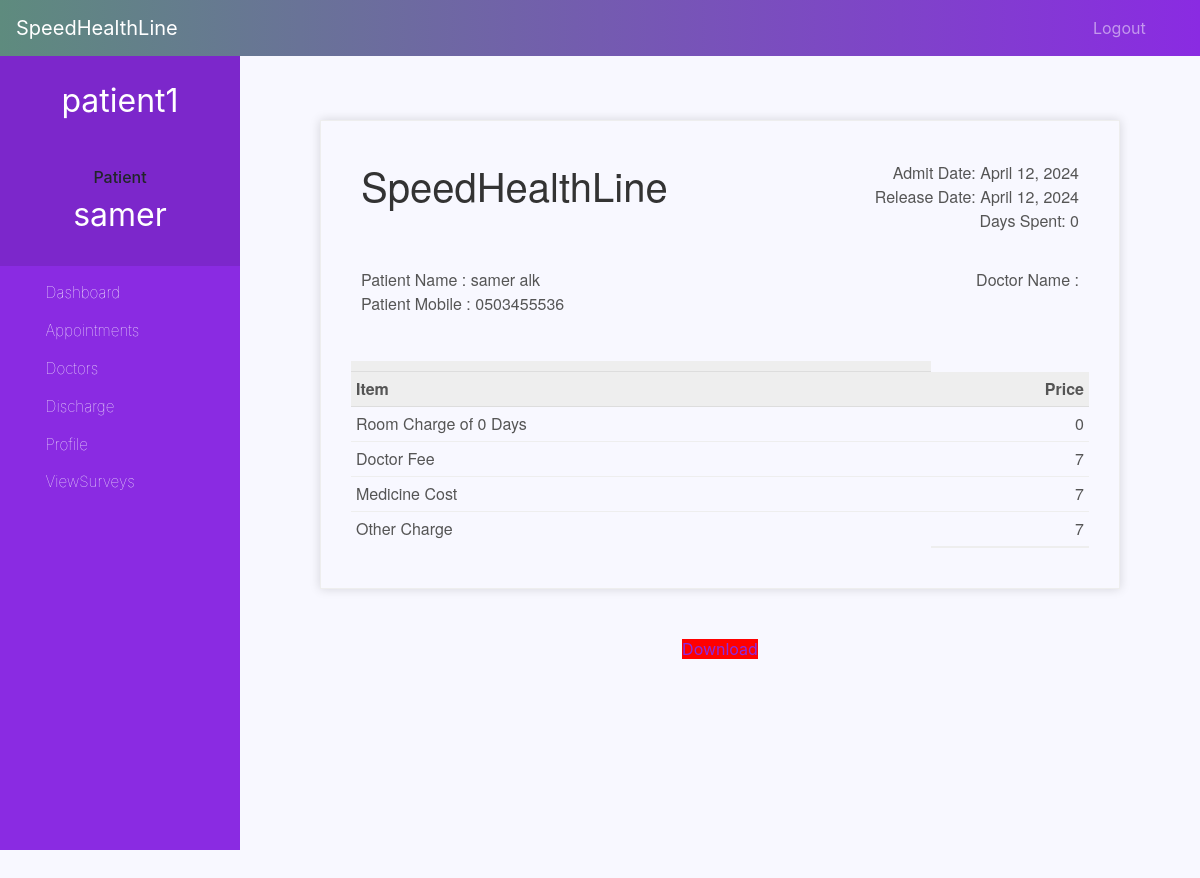
Screenshot of /patient-discharge (signed in) with the database file from the repository.
### core/models.py (models this page shows, shortened)
class Patient(models.Model):
    user=models.OneToOneField(User,on_delete=models.CASCADE)
    mobile = models.CharField(max_length=20,null=False)
    assignedDoctorId = models.PositiveIntegerField(null=True)
    admitDate=models.DateField(auto_now=True)
    status=models.BooleanField(default=True)
    address = models.CharField(max_length=255, default="", blank=True)
    @property
    def get_name(self):
        return self.user.first_name+" "+self.user.last_name

class PatientDischargeDetails(models.Model):
    patientId=models.PositiveIntegerField(null=True,default=1)
    patientName=models.CharField(max_length=40)
    assignedDoctorName=models.CharField(max_length=40)
    mobile = models.CharField(max_length=20,null=True)
    admitDate=models.DateField(null=False)
    releaseDate=models.DateField(null=False)
    daySpent=models.PositiveIntegerField(null=False)
    roomCharge=models.PositiveIntegerField(null=False)
    medicineCost=models.PositiveIntegerField(null=False)
    doctorFee=models.PositiveIntegerField(null=False)
    OtherCharge=models.PositiveIntegerField(null=False)
    total=models.PositiveIntegerField(null=False)

### core/views.py (the view)
# urls.py: path('patient-discharge', patient_discharge, name='patient-discharge'),
@login_required(login_url='Userlogin')
@user_passes_test(is_patient)
def patient_discharge(request):
    patient=models.Patient.objects.get(user_id=request.user.id) #for profile picture of patient in sidebar
    dischargeDetails=models.PatientDischargeDetails.objects.all().filter(patientId=patient.id).order_by('-id')[:1]
    patientDict=None
    if dischargeDetails:
        patientDict ={
        'is_discharged':True,
        'patient':patient,
        'patientId':patient.id,
        'patientName':patient.get_name,
        'assignedDoctorName':dischargeDetails[0].assignedDoctorName,
        'address':patient.address,
        'mobile':patient.mobile,
        'admitDate':patient.admitDate,
        'releaseDate':dischargeDetails[0].releaseDate,
        'daySpent':dischargeDetails[0].daySpent,
        'medicineCost':dischargeDetails[0].medicineCost,
        'roomCharge':dischargeDetails[0].roomCharge,
        'doctorFee':dischargeDetails[0].doctorFee,
        'OtherCharge':dischargeDetails[0].OtherCharge,
        'total':dischargeDetails[0].total,
        }
        print(patientDict)
    else:
        patientDict={
            'is_discharged':False,
            'patient':patient,
            'patientId':request.user.id,
        }
    return render(request,'patient_discharge.html',context=patientDict)

### core/views.py (called while the page is built)
def is_patient(user):
    return user.groups.filter(name='PATIENT').exists()

### templates/patient_discharge.html (shortened to what this page needs)
{% extends 'patient_base.html' %}
{% load static %}
{% block content %}
<head>
</head>
<br><br><br>
{%if is_discharged%}
<div class="invoice-box">
  <table cellpadding="0" cellspacing="0">
    <tr class="top">
      <td colspan="2">
        <table>
          <tr>
            <td class="title">
              <h1>SpeedHealthLine</h1>
            </td>
            <td>
              Admit Date: {{admitDate}}<br>
              Release Date: {{releaseDate}}<br>
              Days Spent: {{daySpent}}
            </td>
          </tr>
        </table>
      </td>
    </tr>
    <tr class="information">
      <td colspan="2">
        <table>
          <tr>
            <td>
              Patient Name : {{patientName}}<br>
              Patient Mobile : {{mobile}}<br>
            </td>
            <td>
              Doctor Name :<br>
              {{assignedDoctorName}}<br>
            </td>
          </tr>
        </table>
      </td>
    </tr>
    <tr class="heading">
      <td>
      </td>
    </tr>
    <tr class="heading">
      <td>
        Item
      </td>
      <td>
        Price
      </td>
    </tr>
    <tr class="item">
      <td>
        Room Charge of {{daySpent}} Days
      </td>
      <td>
        {{roomCharge}}
      </td>
    </tr>
    <tr class="item">
      <td>
        Doctor Fee
      </td>
      <td>
        {{doctorFee}}
      </td>
    </tr>
    <tr class="item">
      <td>
        Medicine Cost
      </td>
      <td>
        {{medicineCost}}
      </td>
    </tr>
    <tr class="item last">
      <td>
        Other Charge
      </td>
      <td>
        {{OtherCharge}}
      </td>
    </tr>
    <tr class="total">
      <td></td>
      <td>
      </td>
    </tr>
  </table>
</div>
<br><br>
<div class="download">
  <a style="background:red; width:500px;" href="{% url 'download-pdf' patientId  %}">Download</a>
</div>
{%else%}
<h5 style="text-align:center;">You Are Not Discharged By Hospital !</h5>
<h5 style="text-align:center;">Your Treatment Is Going On !</h5><br><br>
<h6 style="text-align:center;">When You Will Be Discahrged. You Can Download Invoice.</h6>
{%endif%}
<br><br><br><br><br><br><br><br>
{% endblock content %}

### templates/patient_base.html (shortened to what this page needs)
<!DOCTYPE html>
{% load static %}
<html lang="en">
<head>
  <link rel="stylesheet" href="https://stackpath.bootstrapcdn.com/bootstrap/4.3.1/css/bootstrap.min.css">
  <link rel="stylesheet" href="https://maxcdn.bootstrapcdn.com/font-awesome/4.7.0/css/font-awesome.min.css">
</head>
<body>
  <nav class="menu" tabindex="0">
    <header class="avatar">
        <h2>{{request.user}}</h2>
      <br><br>
      <h6>Patient</h6>
      <h2>{{request.user.first_name}}</h2>
    </header>
    <ul>
      <li tabindex="0" class="icon-dashboard"> <a style="color:white; text-decoration:none;" href="/patient-dashboard"><span>Dashboard</span></a> </li>
      <li tabindex="0" class="icon-calendar"> <a style="color:white; text-decoration:none;" href="/patient-appointment"><span>Appointments</span></a></li>
      <li tabindex="0" class="icon-users"> <a style="color:white; text-decoration:none;" href="/patient-doctor"><span>Doctors</span></a></li>
      <li tabindex="0" class="icon-users"> <a style="color:white; text-decoration:none;" href="/patient-discharge"><span>Discharge</span></a></li>
      <li tabindex="0" class="icon-calendar"> <a style="color:white; text-decoration:none;" href="/patient-profile"><span>Profile</span></a></li>
      <li tabindex="0" class="icon-calendar"> <a style="color:white; text-decoration:none;" href="/patient-view-surveys"><span>ViewSurveys</span></a></li>
    </ul>
  </nav>
  <main>
    <div class="bs-example">
<nav class="navbar navbar-expand-md navbar-dark fixed-top" style="background: linear-gradient(to right, #5E8B7E, #8A2BE2);">        <a href="/patient-dashboard" class="navbar-brand">SpeedHealthLine</a>
        <div class="collapse navbar-collapse justify-content-between" id="navbarCollapse">
          <div class="navbar-nav" style=" margin-left: 90%;">
            <a href="/logout" class="nav-item nav-link">Logout</a>
          </div>
        </div>
      </nav>
    </div>
    <br><br>
    {% block content %}
    {% endblock content %}
    <br><br><br><br><br><br><br>
  </main>
</body>
</html>

### templates/patient_base.html (style rules this page uses)
a:link { text-decoration: none; color: #8a2be2; }
body { padding-left: 240px; background-color: #f8f8ff; background-repeat: no-repeat; background-position: center center; background-attachment: fixed; background-size: cover; }
main { position: relative; height: 100vh; }
.menu { background: #8a2be2; height: 100vh; width: 240px; position: fixed; top: 0px; left: 0; z-index: 5; outline: none; }
.menu .avatar { background: rgba(0, 0, 0, 0.1); padding: 2em 0.5em; text-align: center; }
.menu .avatar h2 { font-weight: normal; margin-bottom: 0; color: #fff; }
.menu ul { list-style: none; padding: 0.5em 0; margin: 0; }
.menu ul li { padding: 0.5em 1em 0.5em 3em; font-size: 0.95em; font-weight: lighter; background-repeat: no-repeat; background-position: left 15px center; background-size: auto 20px; transition: all 0.15s linear; cursor: pointer; color: #fff; }
.menu ul li.icon-dashboard { background-image: url("http://www.entypo.com/images//gauge.svg"); }
.menu ul li.icon-users { background-image: url("http://www.entypo.com/images//users.svg"); }
.menu ul li.icon-calendar { background-image: url("http://www.entypo.com/images//calendar.svg"); }

### templates/patient_discharge.html (style rules this page uses)
.invoice-box { max-width: 800px; margin: auto; padding: 30px; border: 1px solid #eee; box-shadow: 0 0 10px rgba(0, 0, 0, .15); font-size: 16px; line-height: 24px; font-family: 'Helvetica Neue', 'Helvetica', Helvetica, Arial, sans-serif; color: #555; }
.invoice-box table { width: 100%; line-height: inherit; text-align: left; }
.invoice-box table td { padding: 5px; vertical-align: top; }
.invoice-box table tr td:nth-child(2) { text-align: right; }
.invoice-box table tr.top table td { padding-bottom: 20px; }
.invoice-box table tr.top table td.title { font-size: 45px; line-height: 45px; color: #333; }
.invoice-box table tr.information table td { padding-bottom: 40px; }
.invoice-box table tr.heading td { background: #eee; border-bottom: 1px solid #ddd; font-weight: bold; }
.invoice-box table tr.item td { border-bottom: 1px solid #eee; }
.invoice-box table tr.item.last td { border-bottom: none; }
.invoice-box table tr.total td:nth-child(2) { border-top: 2px solid #eee; font-weight: bold; }
.menu { top: 50px; }
.download { text-align: center; display: block; }

### rows the page displays
Patient: admitDate "April 12, 2024", mobile "0503455536"
PatientDischargeDetails: releaseDate "April 12, 2024", patientName "samer alk"

### other values shown
{{ request.user }} "patient1"
{{ request.user.first_name }} "samer"
{{ daySpent }} "0"
{{ roomCharge }} "0"
{{ doctorFee }} "7"
{{ medicineCost }} "7"
{{ OtherCharge }} "7"
